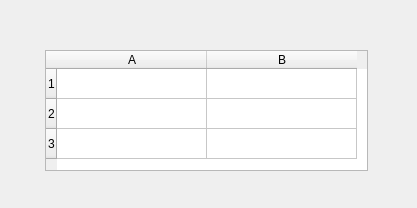
<?xml version="1.0" encoding="UTF-8"?>
<ui version="4.0">
 <class>Dialog</class>
 <widget class="QDialog" name="Dialog">
  <property name="geometry">
   <rect>
    <x>0</x>
    <y>0</y>
    <width>417</width>
    <height>208</height>
   </rect>
  </property>
  <property name="windowTitle">
   <string>Dialog</string>
  </property>
  <widget class="QTableWidget" name="tableWidget">
   <property name="enabled">
    <bool>true</bool>
   </property>
   <property name="geometry">
    <rect>
     <x>45</x>
     <y>50</y>
     <width>323</width>
     <height>121</height>
    </rect>
   </property>
   <property name="sizePolicy">
    <sizepolicy hsizetype="Expanding" vsizetype="Expanding">
     <horstretch>0</horstretch>
     <verstretch>0</verstretch>
    </sizepolicy>
   </property>
   <property name="maximumSize">
    <size>
     <width>323</width>
     <height>192</height>
    </size>
   </property>
   <property name="frameShape">
    <enum>QFrame::StyledPanel</enum>
   </property>
   <property name="tabKeyNavigation">
    <bool>true</bool>
   </property>
   <property name="showDropIndicator" stdset="0">
    <bool>true</bool>
   </property>
   <property name="cornerButtonEnabled">
    <bool>true</bool>
   </property>
   <property name="rowCount">
    <number>3</number>
   </property>
   <attribute name="horizontalHeaderVisible">
    <bool>true</bool>
   </attribute>
   <attribute name="horizontalHeaderMinimumSectionSize">
    <number>50</number>
   </attribute>
   <attribute name="horizontalHeaderDefaultSectionSize">
    <number>150</number>
   </attribute>
   <attribute name="horizontalHeaderShowSortIndicator" stdset="0">
    <bool>false</bool>
   </attribute>
   <attribute name="horizontalHeaderStretchLastSection">
    <bool>false</bool>
   </attribute>
   <row>
    <property name="text">
     <string>1</string>
    </property>
   </row>
   <row>
    <property name="text">
     <string>2</string>
    </property>
   </row>
   <row>
    <property name="text">
     <string>3</string>
    </property>
   </row>
   <column>
    <property name="text">
     <string>A</string>
    </property>
   </column>
   <column>
    <property name="text">
     <string>B</string>
    </property>
   </column>
   <item row="0" column="0">
    <property name="text">
     <string/>
    </property>
   </item>
  </widget>
 </widget>
 <resources/>
 <connections/>
</ui>
